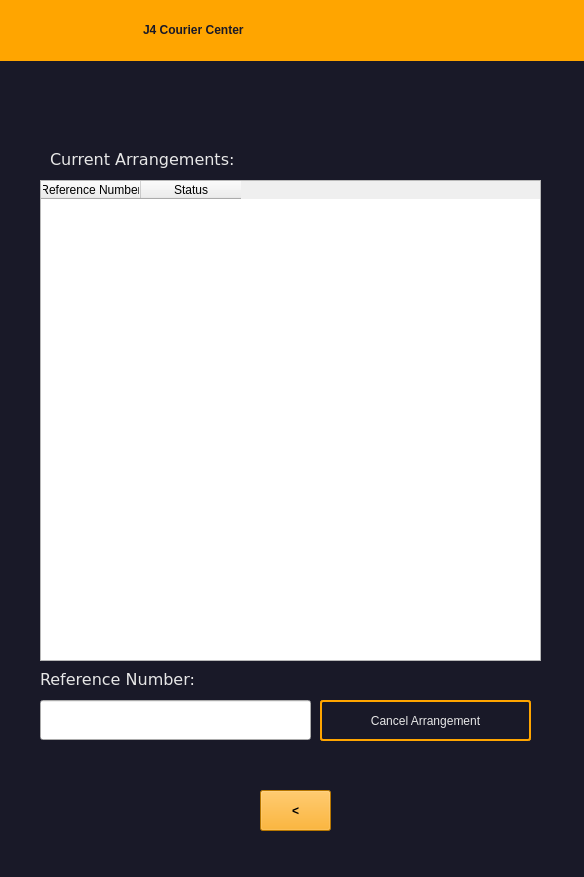
<?xml version="1.0" encoding="UTF-8"?>
<ui version="4.0">
 <class>Form</class>
 <widget class="QWidget" name="Form">
  <property name="geometry">
   <rect>
    <x>0</x>
    <y>0</y>
    <width>584</width>
    <height>877</height>
   </rect>
  </property>
  <property name="windowTitle">
   <string>Form</string>
  </property>
  <layout class="QVBoxLayout" name="verticalLayout" stretch="0">
   <property name="leftMargin">
    <number>0</number>
   </property>
   <property name="topMargin">
    <number>0</number>
   </property>
   <property name="rightMargin">
    <number>0</number>
   </property>
   <property name="bottomMargin">
    <number>0</number>
   </property>
   <item>
    <layout class="QHBoxLayout" name="horizontalLayout_3" stretch="0">
     <property name="spacing">
      <number>0</number>
     </property>
     <item>
      <widget class="QWidget" name="widget" native="true">
       <property name="maximumSize">
        <size>
         <width>16777215</width>
         <height>16777215</height>
        </size>
       </property>
       <property name="styleSheet">
        <string notr="true">.QWidget{background-color: rgb(25,25, 40);}

#logOutBtn:hover {
background-color:red;
}

#UpdateBtn:hover{
background-color:rgb(105, 95, 20);
}

QLabel{
color: rgb(231, 231, 231);
      font: 10pt &quot;Verdana&quot;;
}</string>
       </property>
       <widget class="QPushButton" name="cancelArrBtn">
        <property name="geometry">
         <rect>
          <x>320</x>
          <y>700</y>
          <width>211</width>
          <height>41</height>
         </rect>
        </property>
        <property name="styleSheet">
         <string notr="true">color: rgb(231, 231, 231);
font: 14pt &quot;Verdana&quot;;
border: 2px solid orange;
padding: 5px;
border-radius: 3px;
opacity: 200;
</string>
        </property>
        <property name="text">
         <string>Cancel Arrangement</string>
        </property>
       </widget>
       <widget class="QLabel" name="picpUpLbl">
        <property name="geometry">
         <rect>
          <x>40</x>
          <y>660</y>
          <width>181</width>
          <height>40</height>
         </rect>
        </property>
        <property name="font">
         <font>
          <family>Verdana</family>
          <pointsize>10</pointsize>
          <weight>50</weight>
          <italic>false</italic>
          <bold>false</bold>
         </font>
        </property>
        <property name="text">
         <string>&lt;html&gt;&lt;head/&gt;&lt;body&gt;&lt;p&gt;&lt;span style=&quot; font-size:12pt;&quot;&gt;Reference Number:&lt;/span&gt;&lt;/p&gt;&lt;/body&gt;&lt;/html&gt;</string>
        </property>
       </widget>
       <widget class="QLineEdit" name="refNoInput">
        <property name="geometry">
         <rect>
          <x>40</x>
          <y>700</y>
          <width>271</width>
          <height>40</height>
         </rect>
        </property>
        <property name="font">
         <font>
          <pointsize>10</pointsize>
         </font>
        </property>
       </widget>
       <widget class="QFrame" name="frame">
        <property name="geometry">
         <rect>
          <x>10</x>
          <y>20</y>
          <width>16</width>
          <height>16</height>
         </rect>
        </property>
        <property name="frameShape">
         <enum>QFrame::StyledPanel</enum>
        </property>
        <property name="frameShadow">
         <enum>QFrame::Raised</enum>
        </property>
       </widget>
       <widget class="QTableWidget" name="currentArrangements">
        <property name="geometry">
         <rect>
          <x>40</x>
          <y>180</y>
          <width>501</width>
          <height>481</height>
         </rect>
        </property>
        <column>
         <property name="text">
          <string>Reference Number</string>
         </property>
        </column>
        <column>
         <property name="text">
          <string>Status</string>
         </property>
        </column>
       </widget>
       <widget class="QLabel" name="picpUpLbl_2">
        <property name="geometry">
         <rect>
          <x>50</x>
          <y>140</y>
          <width>191</width>
          <height>40</height>
         </rect>
        </property>
        <property name="font">
         <font>
          <family>Verdana</family>
          <pointsize>10</pointsize>
          <weight>50</weight>
          <italic>false</italic>
          <bold>false</bold>
         </font>
        </property>
        <property name="text">
         <string>&lt;html&gt;&lt;head/&gt;&lt;body&gt;&lt;p&gt;&lt;span style=&quot; font-size:12pt;&quot;&gt;Current Arrangements: &lt;/span&gt;&lt;/p&gt;&lt;/body&gt;&lt;/html&gt;</string>
        </property>
       </widget>
       <widget class="QPushButton" name="backBtn">
        <property name="geometry">
         <rect>
          <x>260</x>
          <y>790</y>
          <width>71</width>
          <height>41</height>
         </rect>
        </property>
        <property name="styleSheet">
         <string notr="true">background-color: orange;
font-weight:bold;</string>
        </property>
        <property name="text">
         <string>&lt;</string>
        </property>
       </widget>
       <widget class="QLabel" name="label">
        <property name="geometry">
         <rect>
          <x>0</x>
          <y>0</y>
          <width>591</width>
          <height>61</height>
         </rect>
        </property>
        <property name="styleSheet">
         <string notr="true">background-color: orange;
padding-left: 140px;
font: 22pt &quot;Courier New&quot;;
font-weight:bold;</string>
        </property>
        <property name="text">
         <string>&lt;html&gt;&lt;head/&gt;&lt;body&gt;&lt;p&gt;&lt;span style=&quot; color:#191928;&quot;&gt;J4 Courier Center&lt;/span&gt;&lt;/p&gt;&lt;/body&gt;&lt;/html&gt;</string>
        </property>
       </widget>
      </widget>
     </item>
    </layout>
   </item>
  </layout>
 </widget>
 <resources/>
 <connections/>
</ui>
